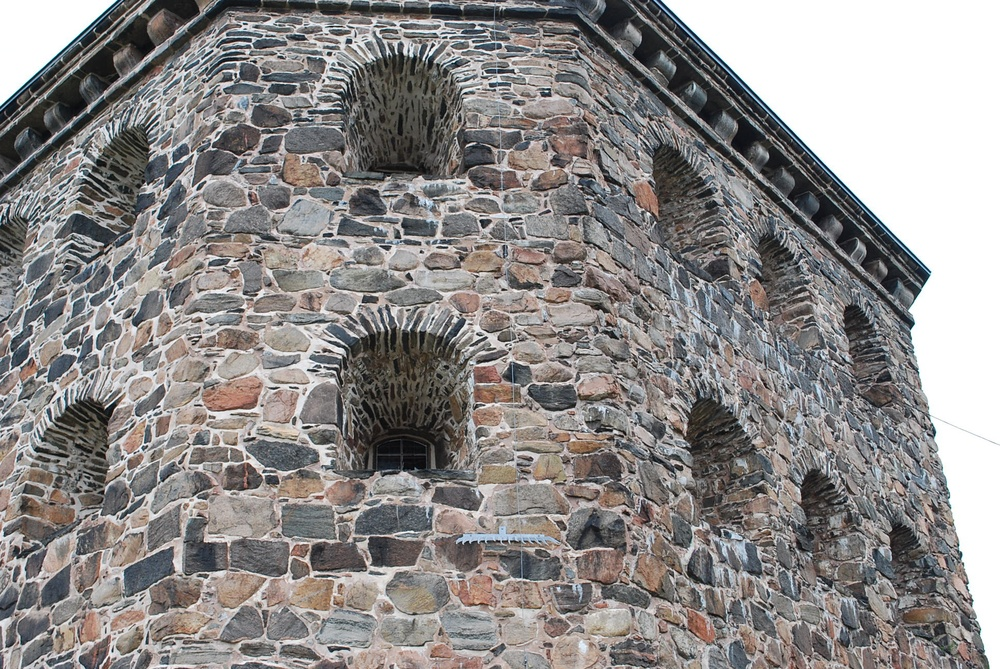
%> input picture assignment3data/kronan2.JPG, 1000 x 669 px, shrunk from 1936 x 1296 before the run
$ octave CExercise1.m   (GNU Octave 9; MATLAB toolbox functions it lacks are replaced by stand-ins)
%> lines starting %> are read from the running program, lines starting %| are printed output that depends on the picture
### assignment3data/pflat.m
function [y]=pflat(x);

    for kol=1:size(x,2)
        y(:,kol) = x(:,kol)./x(end,kol);
    end


### assignment3data/rital.m
function rital(linjer,st)
if nargin == 1,
 st='-';
end;
if size(linjer)==0,
  slask=[];
else
  [slask,nn]=size(linjer);
  rikt=psphere([linjer(2,:);-linjer(1,:);zeros(1,nn)]);
  punkter=pflat(cross(rikt,linjer));
  for i=1:nn;
   plot([punkter(1,i)-2000*rikt(1,i) punkter(1,i)+2000*rikt(1,i)], ...
        [punkter(2,i)-2000*rikt(2,i) punkter(2,i)+2000*rikt(2,i)],st);
  end;
  slask=[];
end;

### assignment3data/psphere.m
function [y,alpha]=psphere(x);
% [y,alpha]=psphere(x) - normalization of projective points.
% Do a normalization on the projective
% points in x. Each column is considered to
% be a point in homogeneous coordinates.
% INPUT :
%  x     - matrix in which each column is a point.
% OUTPUT :
%  y     - result after normalization.
%  alpha - depth

[a,n]=size(x);
alpha=sqrt(sum(x.^2));
y=x./(ones(a,1)*alpha);

### assignment3data/CExercise1.m
clear
load compEx1data.mat

%calculate the image points mean and std
xy1mean = mean(x{1}(1:2,:),2);
xy1std = std(x{1}(1:2,:),0,2);
xy2mean = mean(x{2}(1:2,:),2);
xy2std = std(x{2}(1:2,:),0,2);

%find N matrixes
N1 = [1/xy1std(1) 0 -1/xy1std(1)*xy1mean(1); 0 1/xy1std(2) -1/xy1std(2)*xy1mean(2); 0 0 1];
N2 = [1/xy2std(1) 0 -1/xy2std(1)*xy2mean(1); 0 1/xy2std(2) -1/xy2std(2)*xy2mean(2); 0 0 1];
%normalize the image points
nx1 = N1*x{1};
nx2 = N2*x{2};

[m, kx] = size(x{1});

M=[];
%Create the 8-point M-matrix
for col=1:kx
    xx = nx2(:,col)*nx1(:,col)';
    M(col,:) = xx(:)';
end
M(1,:)
[U,S,V] = svd(M);


%since not zero we ensure that it is
solu = V(:,end);
Fn = reshape(solu, [3 3])
detFnBefore = det(Fn)
[U,S,V] = svd(Fn);
S(3,end)=0;
Fn = U*S*transpose(V)

%Check so min singular value and ||Mv|| is close to zero
eigen = transpose(S)*S;
mineigen = min(eigen(eigen>0))
solu = V(:,end);
normFn = norm(Fn*solu)

%Check so x2T*F*x1 is roughly zero
detFnAfter = det(Fn)
plot(diag(nx2'*Fn*nx1));
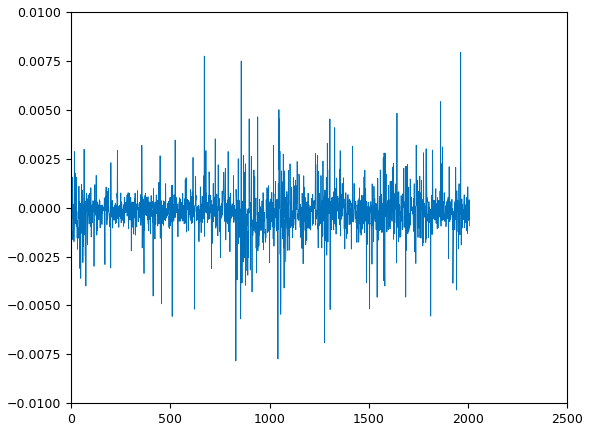
%> figure redrawn from the program's plot data; curve peaks at x = 1963, y = 0.00795

%Compute unnormalized F-matrix using formula from exer3
F = transpose(N2)*Fn*N1;
plot(diag(x{2}'*F*x{1}));
l = F*x{1};
l = l./sqrt(repmat(l(1 ,:).^2 + l(2 ,:).^2 ,[3 1]));
%%
perm = randperm(20);
im = imread('kronan2.JPG');
%> im is the input picture: size 669x1000x3 uint8; mean R, G, B 141.3, 138.2, 137.2
imagesc(im)
hold on
rital(l(:,perm(1:20)),'b-')
plot(x{2}(1,perm(1:20)), x{2}(2,perm(1:20)),'r*')
%%
hist(abs(sum(l.*x{2})) ,100);
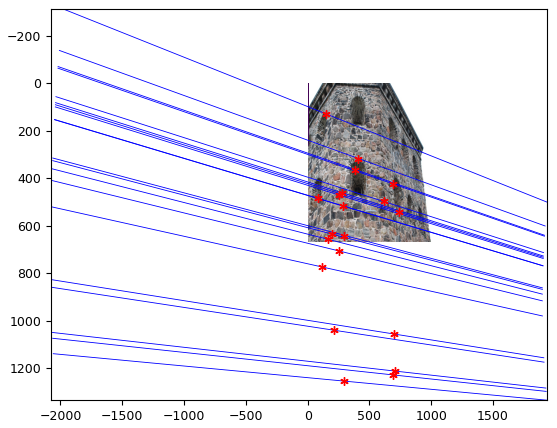
%> figure redrawn from the program's plot data
meanDistance = mean(abs(sum(l.*x{2})))
F = F./F(3,3)
save('FundalMatrix.mat','F','N1','N2');
